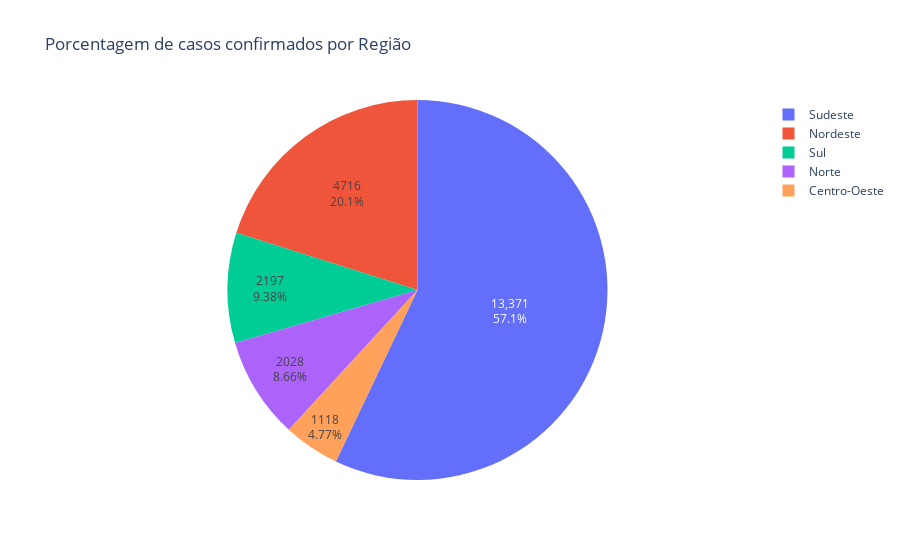

Here is the notebook cell this chart was saved with:
### Code cell
trace = go.Pie(labels = list(dados.regiao),
               values = list(dados.casosNovos),
               textinfo='percent+value'
              )

# Armazenando gráfico em uma lista:
casos = [trace]

# Criando Layout:
layout = go.Layout(title='Porcentagem de casos confirmados por Região')

# Criando figura que será exibida:
fig = go.Figure(data=casos, layout=layout)

py.iplot(fig)
plotly.offline.plot(fig, filename='HTML/PercentualAcumuladoRegiaoDia.html', auto_open=False)

### Figure 1 — Plotly figure (JSON) as saved in the notebook; plotly's stock layout.template omitted (floating-point values rounded to 4 significant figures; data arrays with more than 128 entries replaced by an {"elided": "..."} marker saying what was removed)
{"data": [{"labels": {"elided": "2025 str values"}, "textinfo": "percent+value", "type": "pie", "values": {"elided": "2025 int values"}}], "layout": {"title": {"text": "Porcentagem de casos confirmados por Região"}}}
